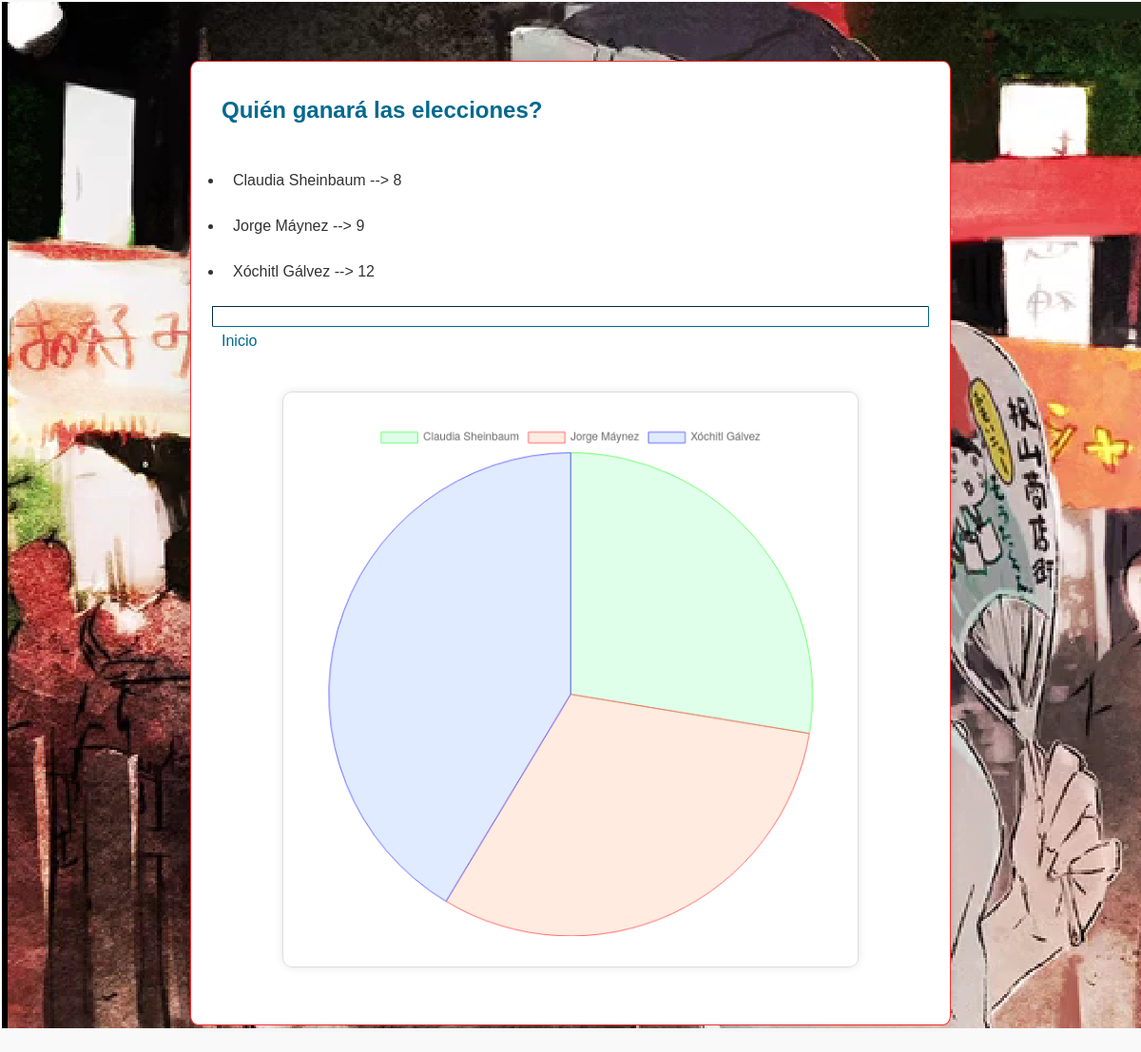
The page /4/results/ on the database as committed earlier.
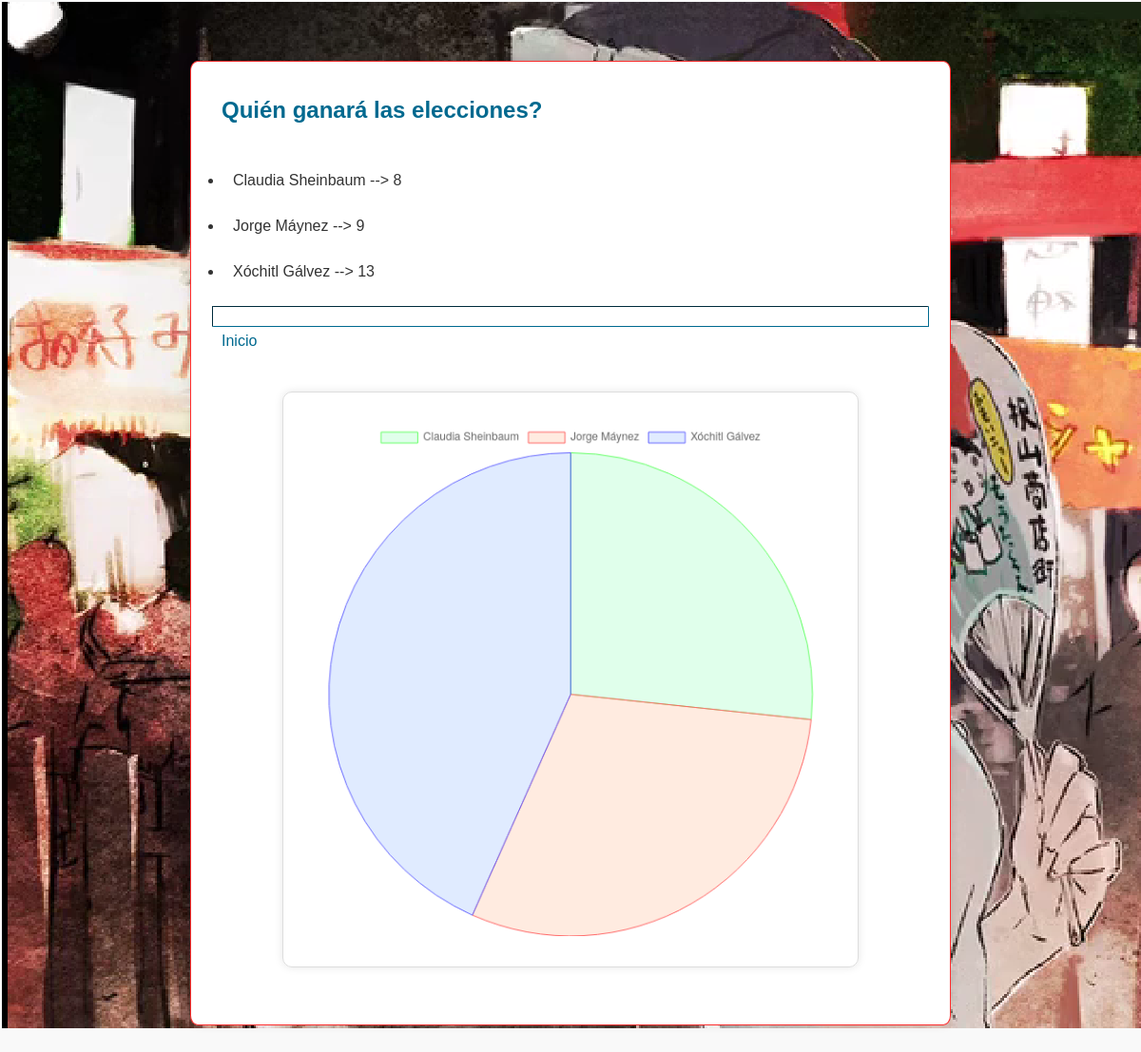
The same page on the database as committed later.
### polls/models.py (models this page shows, shortened)
class Choice(models.Model):
    question = models.ForeignKey(Question,on_delete=models.CASCADE)
    choice_text = models.CharField(max_length=100)
    votes = models.IntegerField(default=0)

### polls/views.py (the view)
# urls.py: path('<int:q_id>/results/', views.results, name='results'),
def results(request, q_id):
    try:
        question = Question.objects.get(id=q_id)
    except Question.DoesNotExist:
        raise Http404("Question does not exist")
    labels = [c.choice_text for c in question.choice_set.all()]
    data = [c.votes for c in question.choice_set.all()]
    context = {"question": question, "labels": labels, "data": data}
    return render(request, "polls/results.html", context)

### polls/models.py (called while the page is built)
    def __str__(self):
        return self.question_text

### templates/polls/results.html (shortened to what this page needs)
{% extends 'base.html' %}
{% block content %}
<h1>{{ question }}</h1>
<ul>
    {% for c in question.choice_set.all %}
    <li>{{ c.choice_text }} --> {{ c.votes }}</li>
    {% endfor %}
</ul>
<hr>
<a href="{% url 'polls:home' %}">Inicio</a>
<div class="chart-container">
    <canvas id="myChart"></canvas>
</div>
<script>
    var labels = {{ labels|safe }};
    var data = {{ data|safe }};
    var ctx = document.getElementById('myChart').getContext('2d');
    var myChart = new Chart(ctx, {
        type: 'pie',
        data: {
            labels: labels,
            datasets: [{
                label: 'Votos',
                data: data,
                backgroundColor: [
                'rgba(102, 255, 153, 0.2)',
                'rgba(255, 153, 102, 0.2)',
                'rgba(102, 153, 255, 0.2)',
                'rgba(255, 215, 102, 0.2)',
                'rgba(153, 102, 102, 0.2)'
                ],
                borderColor: [
                'rgba(102, 255, 102, 1)',
                'rgba(255, 102, 102, 1)',
                'rgba(102, 102, 255, 1)',
                'rgba(255, 255, 102, 1)',
                'rgba(153, 153, 102, 1)'
                ],
                borderWidth: 1
            }]
        },
        options: {
            title: {
                display: true,
                text: 'Resultados de la votación'
            },
            aspectRatio: 1
        }
    });
</script>
{% endblock %}

Rows that differ between the two databases and show on the page:
changed Choice "Xóchitl Gálvez": votes "12" → "13"
Other text that changed with them:
chart data {{ data|safe }}: [8, 9, 12] → [8, 9, 13]
